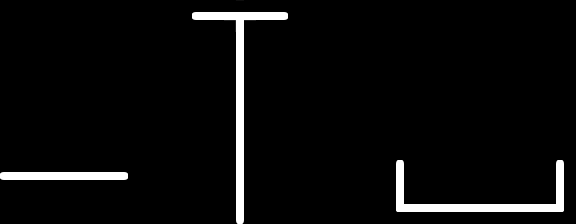

Tiled map render using the project's own tile images. Description and the whole map definition, tile-layer contents included, below:
An orthogonal 18x7 tile map with 32x32 px tiles, 1 tile layer (Tile Layer 1) and 8 objects.

<map version="1.0" tiledversion="1.1.6" orientation="orthogonal" renderorder="right-down" width="18" height="7" tilewidth="32" tileheight="32" infinite="0" nextobjectid="19">
 <properties>
  <property name="hue" type="int" value="130" />
 </properties>
 <tileset firstgid="1" name="tileset" tilewidth="32" tileheight="32" tilecount="16" columns="16">
  <image source="../graphics/tileset.png" width="512" height="32" />
 </tileset>
 <layer name="Tile Layer 1" width="18" height="7">
  <data encoding="csv">
0,0,0,0,0,0,2,13,4,0,0,0,0,0,0,0,0,0,
0,0,0,0,0,0,0,11,0,0,0,0,0,0,0,0,0,0,
0,0,0,0,0,0,0,11,0,0,0,0,0,0,0,0,0,0,
0,0,0,0,0,0,0,11,0,0,0,0,0,0,0,0,0,0,
0,0,0,0,0,0,0,11,0,0,0,0,0,0,0,0,0,0,
2,3,3,4,0,0,0,11,0,0,0,0,12,0,0,0,0,12,
0,0,0,0,0,0,0,9,0,0,0,0,6,3,3,3,3,5
</data>
 </layer>
 <objectgroup name="Player">
  <object id="1" x="48" y="139" width="32" height="32" />
 </objectgroup>
 <objectgroup name="Finish">
  <object id="3" x="448" y="140" width="64" height="64" />
 </objectgroup>
 <objectgroup name="Obstacles">
  <object id="4" x="-0.5" y="171.5" width="128.75" height="8.75" />
  <object id="7" x="192" y="12" width="95.6667" height="8" />
  <object id="12" x="236" y="21" width="7.66667" height="202" />
  <object id="14" x="395" y="204.667" width="168.167" height="7.33333" />
  <object id="16" x="396" y="159.5" width="7.5" height="44.5" />
  <object id="17" x="556" y="160" width="8" height="44" />
 </objectgroup>
</map>
